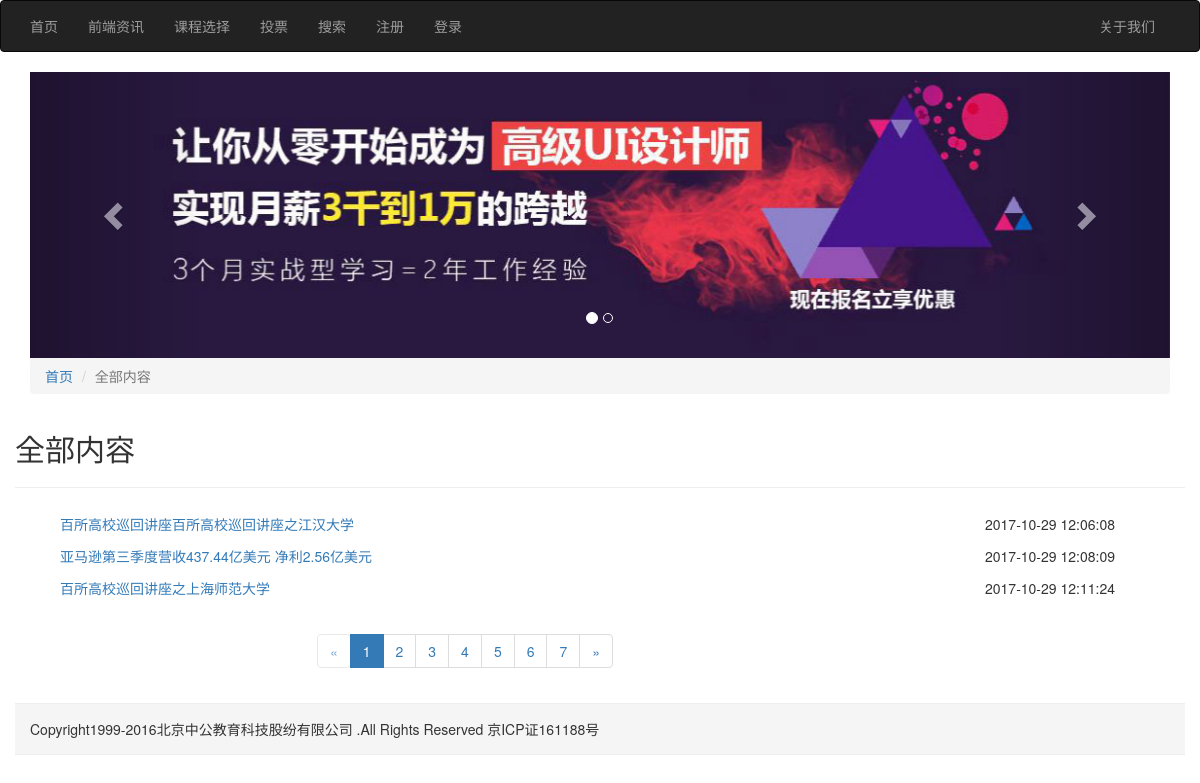
Page /list.php on the committed database.
### tables this page shows
CREATE TABLE IF NOT EXISTS `u_article` (
  `id` int(7) unsigned NOT NULL AUTO_INCREMENT,
  `title` varchar(50) NOT NULL,
  `column` varchar(50) NOT NULL,
  `description` text NOT NULL,
  `keywords` varchar(30) NOT NULL,
  `contents` text NOT NULL,
  `thumb` varchar(100) NOT NULL,
  `add_date` varchar(20) NOT NULL,
  `author` varchar(15) NOT NULL,
  PRIMARY KEY (`id`)
);

### list.php (the view, shortened to what this page needs)
<?php
include "header.php";
if( empty($_GET["column"]) )
{
	$column='全部内容';
}
else
{
	$column=$_GET["column"];
}
$pageSize=3;
if( empty($_GET['page']) )
{
	$pages=1;
	$pageStar=($pages-1)*$pageSize;
}
else
{
	$pages=$_GET['page'];
	$pageStar=($pages-1)*$pageSize;
}
if( $column=='全部内容' )
{
	$sql="SELECT * FROM u_article LIMIT $pageStar,$pageSize";
	$sqlTotal="SELECT * FROM u_article";
}
else
{
	$sql="SELECT * FROM u_article WHERE `column`='$column' LIMIT $pageStar,$pageSize";
	$sqlTotal="SELECT * FROM u_article WHERE `column`='$column'";
}
$resultTotal=$conn->query($sqlTotal);
$totalNum=$resultTotal->num_rows;
$pageNum=ceil($totalNum/$pageSize);
?>
    <div class="container" id="placeNav">
        <ol class="breadcrumb">
            <li><a href="index.php">首页</a></li>
            <li class="active"><?php echo $column;?></li>
        </ol>
    </div>
	<div class="container" id="content">
		<h2><?php echo $column;?></h2>
		<hr>
		<ul class="container-fluid list-unstyled list-li">
	  	<?php
			$result=$conn->query($sql);
			if($result->num_rows>0)
			{
				while( $rows=$result->fetch_assoc() )
				{
		?>
		  <li class="row">
			  <a href="content.php?id=<?php echo $rows['id']; ?>" class="col-md-10" >
			  <?php echo $rows['title']?>
			  </a>
			  <span class="col-md-2">
			  <?php echo date('Y-m-d H:i:s',$rows['add_date']);?>
			  </span>
		  </li>
		<?php
				}
			}
			else
			{
				echo '没有数据';
			}
		?>
		</ul>
		<nav aria-label="Page navigation" class="text-center">
			<ul class="pagination">
				<li>
					<a class="<?php if($pages==1){echo 'btn disabled';};?>" href="list.php?column=<?php echo $column;?>&page=<?php echo $pages-1;?>" aria-label="Previous">
						<span aria-hidden="true">&laquo;</span>
					</a>
				</li>
				<?php
				for( $j=1;$j<=$pageNum;$j++ )
				{
				?>
				<li class="<?php if($pages==$j){echo 'active';};?>"><a href="list.php?column=<?php echo $column;?>&page=<?php echo $j;?>"><?php echo $j;?></a></li>
				<?php
				}
				?>
				<li>
					<a class="<?php if($pages==$pageNum){echo 'btn disabled';};?>" href="list.php?column=<?php echo $column;?>&page=<?php echo $pages+1;?>" aria-label="Next">
						<span aria-hidden="true">&raquo;</span>
					</a>
				</li>
			</ul>
		</nav>
	</div>
    <footer class="container">
        Copyright1999-2016北京中公教育科技股纷有限公司 .All Rights Reserved 京ICP证161188号
    </footer>
</div>
</body>
</html>

### css/base.css (style rules this page uses)
* { margin: 0;padding:0; }
ul { list-style: none; }
h2 { text-align: none; }
footer { border: 1px solid #eee;border-left:0; border-right: 0;line-height: 50px;background: #f5f5f5;margin-top: 15px; }

### css/index.css (style rules this page uses)
#content a { text-decoration: none; }

### css/list.css (style rules this page uses)
#content h2 { font-weight: normal; }
#content li { border: none;padding: 6px 15px; }
#content li a { text-decoration: none; }

### css/choose.css (style rules this page uses)
#content .row { margin: 0; }
#content { padding: 0; }

### css/vote.css (style rules this page uses)
h2 { font-weight: normal;font-family: "宋体"; }

### css/webproblem.css (style rules this page uses)
#content .row { margin-left: 0; }

### rows in the picture
u_article: title "百所高校巡回讲座百所高校巡回讲座之江汉大学", add_date "2017-10-29 12:06:08"
u_article: title "亚马逊第三季度营收437.44亿美元 净利2.56亿美元", add_date "2017-10-29 12:08:09"
u_article: title "百所高校巡回讲座之上海师范大学", add_date "2017-10-29 12:11:24"

### other values in the picture
$column "全部内容"
